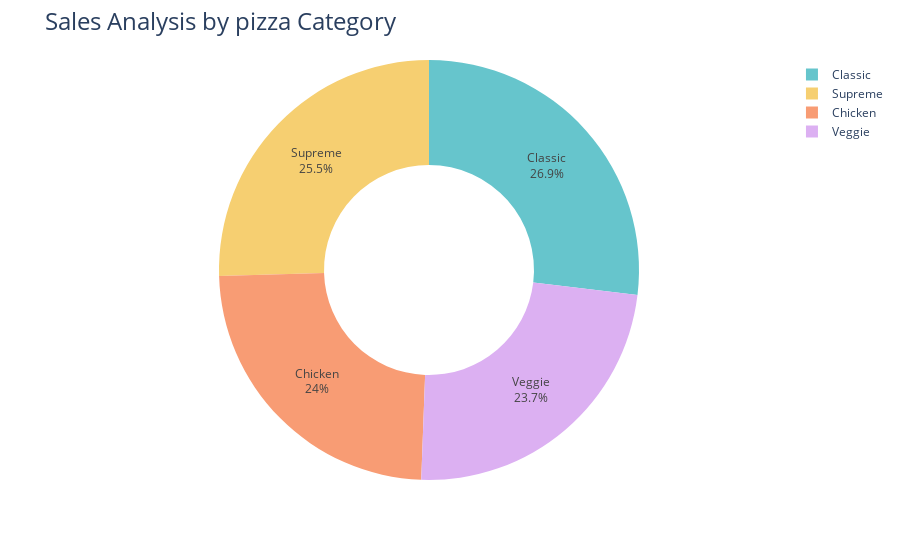

Notebook code for this chart:
### Code cell
# Percentage of sales by pizza category

sales_category=pizza_sales.groupby(['pizza_category'])['total_price'].sum().reset_index()

'''plt.pie(sales ,labels=sales.index,autopct='%1.1f%%')
plt.title(' percentage sales by pizza category')
plt.show()'''
fig = px.pie(sales_category, 
             values='total_price', 
             names='pizza_category', 
             hole=0.5, 
             color_discrete_sequence=px.colors.qualitative.Pastel)

fig.update_traces(textposition='inside', textinfo='percent+label')
fig.update_layout(title_text='Sales Analysis by pizza Category', title_font=dict(size=24))

fig.show()

### Figure 1 — Plotly figure (JSON) as saved in the notebook; plotly's stock layout.template omitted (floating-point values rounded to 4 significant figures)
{"data": [{"domain": {"x": [0, 1], "y": [0, 1]}, "hole": 0.5, "hovertemplate": "pizza_category=%{label}<br>total_price=%{value}<extra></extra>", "labels": ["Chicken", "Classic", "Supreme", "Veggie"], "legendgroup": "", "name": "", "showlegend": true, "textinfo": "percent+label", "textposition": "inside", "type": "pie", "values": [195900.0, 220100.0, 208200.0, 193700.0]}], "layout": {"legend": {"tracegroupgap": 0}, "margin": {"t": 60}, "piecolorway": ["rgb(102, 197, 204)", "rgb(246, 207, 113)", "rgb(248, 156, 116)", "rgb(220, 176, 242)", "rgb(135, 197, 95)", "rgb(158, 185, 243)", "rgb(254, 136, 177)", "rgb(201, 219, 116)", "rgb(139, 224, 164)", "rgb(180, 151, 231)", "rgb(179, 179, 179)"], "title": {"font": {"size": 24}, "text": "Sales Analysis by pizza Category"}}}
